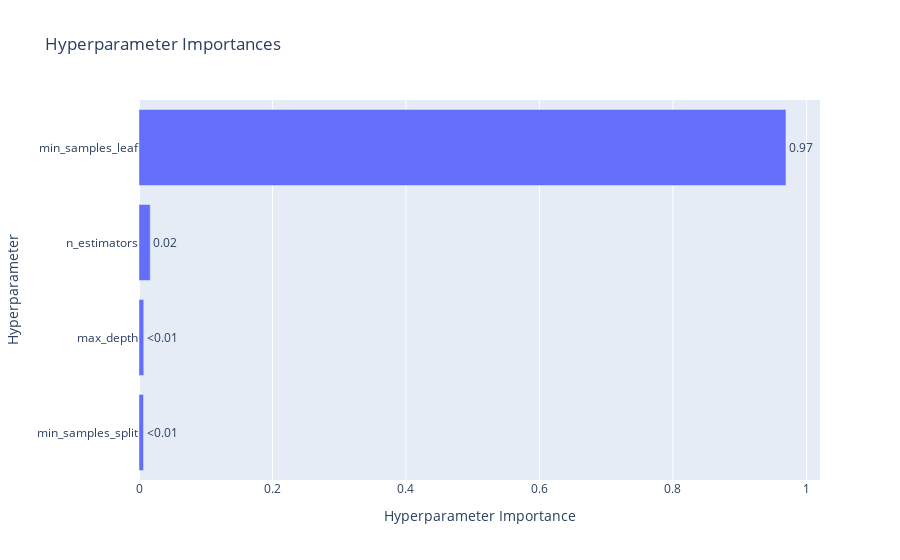

The cell this chart's notebook holds for it:
### Code cell
optuna.visualization.plot_param_importances(study)

### Figure 1 — Plotly figure (JSON) as saved in the notebook; plotly's stock layout.template omitted (floating-point values rounded to 4 significant figures)
{"data": [{"cliponaxis": false, "hovertemplate": ["min_samples_split (IntDistribution): 0.006805199274533697<extra></extra>", "max_depth (IntDistribution): 0.0071391908330328165<extra></extra>", "n_estimators (IntDistribution): 0.01680198193661655<extra></extra>", "min_samples_leaf (IntDistribution): 0.9692536279558169<extra></extra>"], "name": "Objective Value", "orientation": "h", "text": ["<0.01", "<0.01", "0.02", "0.97"], "textposition": "outside", "type": "bar", "x": [0.006805, 0.007139, 0.0168, 0.9693], "y": ["min_samples_split", "max_depth", "n_estimators", "min_samples_leaf"]}], "layout": {"title": {"text": "Hyperparameter Importances"}, "xaxis": {"title": {"text": "Hyperparameter Importance"}}, "yaxis": {"title": {"text": "Hyperparameter"}}}}
